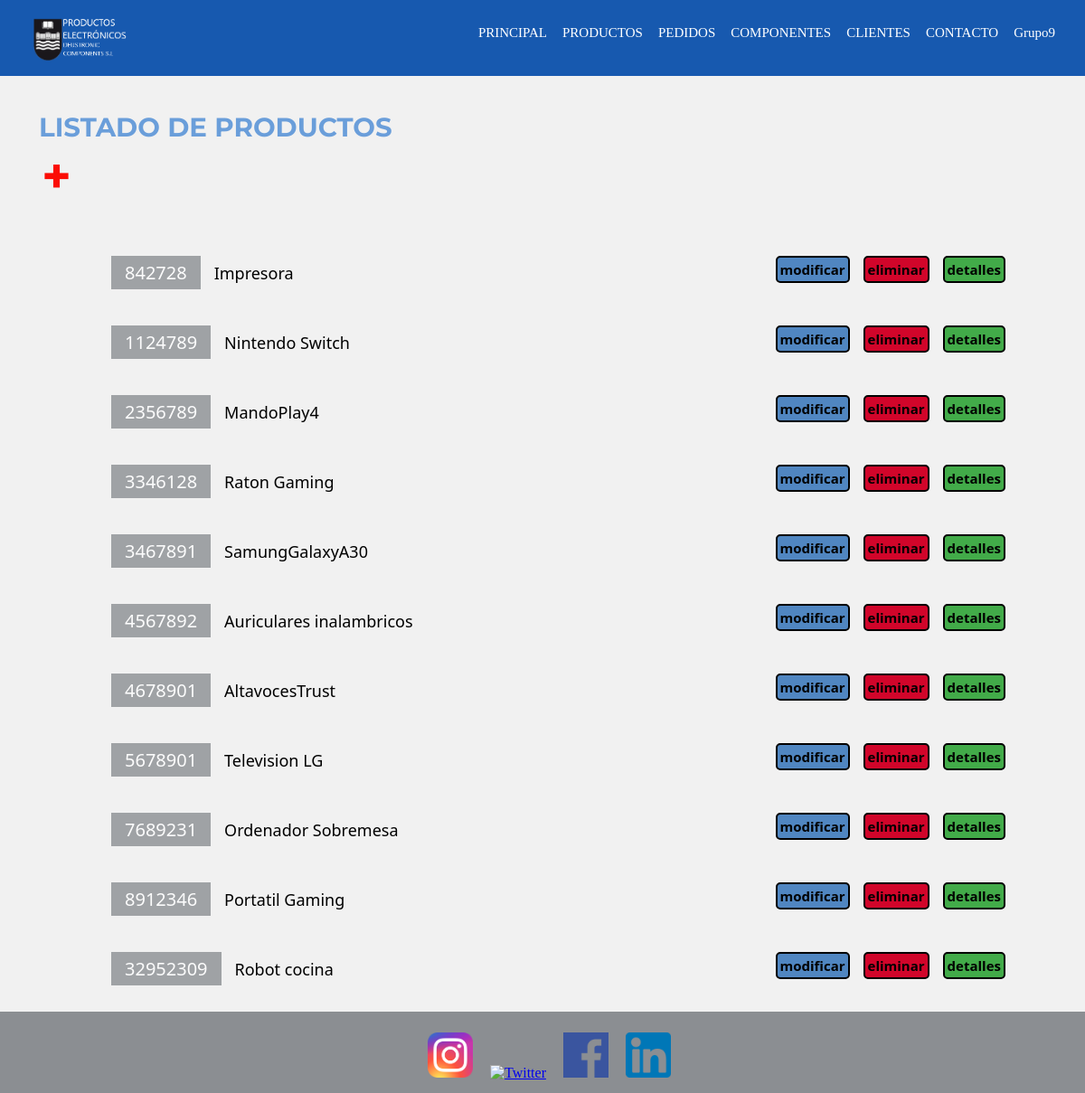
The page /deustronic/listadoProducto (signed in) on the database its author committed.
### deustronic/models.py (models this page shows, shortened)
class Producto(models.Model):
    referencia = models.IntegerField(primary_key=True)
    nombre = models.CharField(max_length = 45)
    categoria = models.CharField(max_length=25)
    componente = models.ManyToManyField(Componente)
    descripcion = models.CharField(max_length=255)
    precio = models.FloatField()
    imagen = models.ImageField(upload_to = 'deustronic/static/img/productos', blank = True, null = True, verbose_name='imagen')

### deustronic/views.py (the view)
# urls.py: path('listadoProducto', views.listadoProducto, name='listadoProducto'),
def listadoProducto(request):
    producto = get_list_or_404(Producto)
    context = {
        'productos': producto,
    }
    return render(request, "listadoProducto.html", context)

### deustronic/templates/listadoProducto.html (shortened to what this page needs)
{% extends "base.html" %}
{% load static %}
{% block content %}
    <header>
        {% if user.is_authenticated %}
        <article class="listados" id="listadosIzq">
            <header>
                <div class="listadostitulo">
                    <h3>LISTADO DE PRODUCTOS</h3>
                        {% if perms.appGestionDePedidos.add_producto %}
                            <a class="añadir" href="{% url 'anyadirProducto' %}">+</a>
                        {% endif %}
                </div>
            </header>
    </header>
            <div class="listadosContenido">
                <div class="busqueda">
                    {% if productos %}
                        <ul>
                            {% for producto in productos %}
                                <li>
                                    <span>{{producto.pk}}</span>{{producto.nombre}}
                                    {% if perms.appGestionDePedidos.view_producto %}
                                        <a class="detalles" href="http://127.0.0.1:8000/deustronic/detalleProducto/{{producto.pk}}/">detalles</a>
                                    {% endif %}
                                    {% if perms.appGestionDePedidos.delete_producto %}
                                        <a class="eliminar" href="http://127.0.0.1:8000/deustronic/eliminarProducto/{{producto.pk}}/">eliminar</a>
                                    {% endif %}
                                    {% if perms.appGestionDePedidos.change_producto %}
                                        <a class="modificar" href="http://127.0.0.1:8000/deustronic/modificarProducto/{{producto.pk}}/">modificar</a>
                                    {% endif %}
                                </li>
                            {% endfor %}
                        </ul>
                    {% else %}
                        <h4>No existen pedidos en Deustronic Components S.L.</h4>
                        {% if perms.appGestionDePedidos.add_pedido %}
                            <p>Para añadir un pedido haga click <a class="añadir" href="{% url 'anyadirPedido' %}">aquí</a></p>
                        {% endif %}
                    {% endif %}
                </div>
            </div>
        {% endif %}
{% endblock %}

### deustronic/templates/base.html (shortened to what this page needs)
<!DOCTYPE html> {% load static %}
<html lang="es">
<head>
    <link rel="stylesheet" href="{% static 'CSS/style.css' %}?{% now 'U' %}">
    <link rel="stylesheet" href="{% static '/CSS/CambiarTamano.css' %}">
</head>
<body>
    <header>
        <div class="nav-fijado">
            <nav class="menu">
                <img src="{% static 'IMG/DEUSTO.png' %}" alt="Logo" width="150px">
                <ul>
                    <li><a href="{% url 'base' %}">PRINCIPAL</a></li>
                    <li><a href="{% url 'listadoProducto' %}">PRODUCTOS</a></li>
                    <li><a href="{% url 'listadoPedido' %}">PEDIDOS</a></li>
                    <li><a href="{% url 'listadoComponente' %}">COMPONENTES</a></li>
                    <li><a href="{% url 'listadoCliente' %}">CLIENTES</a></li>
                    <li><a href="{% url 'envioEmail' %}">CONTACTO</a></li>
                    {% if user.is_authenticated %}
                        <li><a href= "">{{user.username}}</a>
                        </li>
                    {% else %}
                        <li><a href="{% url 'login' %}">Log In</a></li>
                    {% endif %}
                </ul>
            </nav>
        </div>
    </header>
    <main>
        {% block content %}{% endblock %}
    </main>
    <footer class="pie">
        <div id="redes">
            <a href="https://www.instagram.com/?hl=es" title="Instagram"><img src="{% static 'IMG/instagram.png' %}" alt="Intagram" width="50px" height="50px"></a>
            <a href="https://twitter.com/?lang=es" title="Twitter"><img src="{% static 'IMG/twitter.png' %}" alt="Twitter" width="50px" height="50px"></a>
            <a href="https://es-es.facebook.com/" title="Facebook"><img src="{% static 'IMG/facebook.png' %}" alt="Facebook" width="50px" height="50px"></a>
            <a href="https://es.linkedin.com/" title="LinkedIn"><img src="{% static 'IMG/linkedin.png' %}" alt="LinkedIn" width="50px" height="50px"></a>
        </div>
    </footer>
</body>
</html>

### deustronic/static/css/style.css (style rules this page uses)
* { padding: 0; margin: 0; }
.nav-fijado { width: 100%; position: fixed; border-bottom: 2px solid rgb(241, 241, 241); background-color: rgb(23, 89, 175); z-index: 1; }
.menu { margin-left: auto; margin-right: auto; font-family: "calibri"; width: 100%; }
.menu li { display: inline-block; }
.menu img { float: left; padding-top: 0px; padding-left: 15px; padding-bottom: 0px; }
.menu ul { margin: auto; list-style: none; padding-right: 20px; float: right; }
.menu li a { text-decoration: none; color: rgb(255, 255, 255); font-size: 15px; display: table-cell; vertical-align: middle; padding-top: 28px; padding-right: 13px; transition: color 0.6s; }
.pie { background-color: rgba(38, 45, 52, 0.5); width: 100%; display: inline-flex; align-items: center; height: 90px; position:static; margin-top: 3%; }
.pie #redes { display: block; margin: 0px auto; text-align: center; }
.pie img { margin-top: 10px; margin-left: 15px; }
body { height: 100%; background-color: rgb(241, 241, 241); }
main { min-height: 521px; height: 100%; padding: 13px; }
.listadostitulo { margin-top: 80px; }
.listados header { padding: 30px; float: left; font-family: "montserrat"; font-size: 25px; color: #6a9eda; }
.listadosContenido ul { height: 250px; padding-top: 70px; }
.listadosContenido { height: 300px; margin-bottom: 15px; padding: 80px; align-items: center; font-family: 'Segoe UI', Tahoma, Geneva, Verdana, sans-serif; font-size: 18px; }
.listadosContenido ul li { width: 100%; list-style: none; padding: 20px; }
.listadosContenido ul li span { background-color: #999c9fec; color: rgb(252, 252, 252); display: inline-block; text-align: center; width: auto; padding: 15px; padding-top: 5px; padding-bottom: 5px; font-size: 20px; margin-right: 15px; margin-left: 10px; }
.listadosContenido a { text-decoration: none; color: black; }
.eliminar { font-size: 15px; float: right; margin-right: 15px; padding: 3px; background-color: #d1052a; border: black solid 2px; border-radius: 5px; font-weight: bold; }
.modificar { color: white; font-size: 15px; float: right; margin-right: 15px; padding: 3px; background-color: #5086c1; border: black solid 2px; border-radius: 5px; font-weight: bold; }
.detalles { color: white; font-size: 15px; float: right; margin-right: 15px; padding: 3px; background-color: #42ab49; border: black solid 2px; border-radius: 5px; font-weight: bold; }
.añadir { float: left; margin-right: 15px; padding: 3px; font-weight: bold; font-size: 55px; text-decoration: none; color: #fb0d05; }
.busqueda { text-align: left; padding-top: 100px; }

### deustronic/static/css/cambiarTamano.css (style rules this page uses)
:root { --font-size: 1; }
body { font-size: calc(var(--font-size) * 1em); }

### rows shown on the page
Producto: pk "842728", nombre "Impresora"
Producto: pk "1124789", nombre "Nintendo Switch"
Producto: pk "2356789", nombre "MandoPlay4"
Producto: pk "3346128", nombre "Raton Gaming"
Producto: pk "3467891", nombre "SamungGalaxyA30"
Producto: pk "4567892", nombre "Auriculares inalambricos"
Producto: pk "4678901", nombre "AltavocesTrust"
Producto: pk "5678901", nombre "Television LG"
Producto: pk "7689231", nombre "Ordenador Sobremesa"
Producto: pk "8912346", nombre "Portatil Gaming"
Producto: pk "32952309", nombre "Robot cocina"

### other values the page prints
{{ user.username }} "Grupo9"
